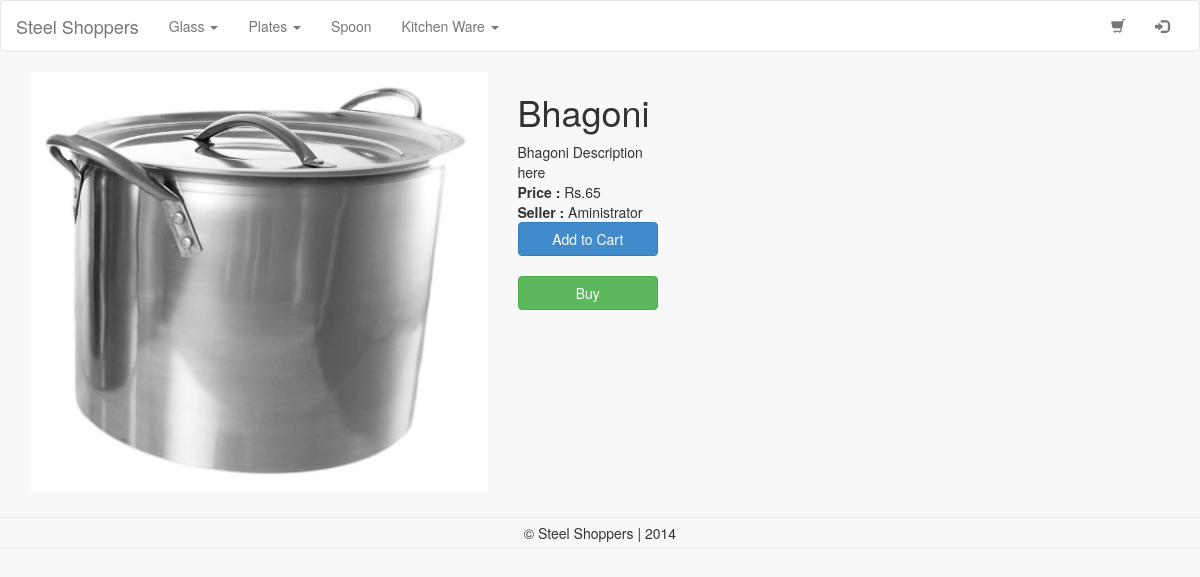
The app's page /item.php?id=29 with its own data.
### tables this page shows
CREATE TABLE IF NOT EXISTS `ss_category` (
  `id` int(10) NOT NULL AUTO_INCREMENT,
  `category` varchar(200) NOT NULL,
  `description` varchar(500) NOT NULL,
  PRIMARY KEY (`id`)
);

CREATE TABLE IF NOT EXISTS `ss_item` (
  `id` int(50) NOT NULL AUTO_INCREMENT,
  `name` varchar(500) NOT NULL,
  `price` int(10) NOT NULL,
  `description` varchar(1000) DEFAULT NULL,
  `category` varchar(200) NOT NULL,
  `sub_category` varchar(10) DEFAULT NULL,
  `seller_id` int(10) DEFAULT NULL,
  `image` varchar(250) NOT NULL,
  PRIMARY KEY (`id`)
);

CREATE TABLE IF NOT EXISTS `ss_user` (
  `id` int(11) NOT NULL AUTO_INCREMENT,
  `username` varchar(20) NOT NULL,
  `password` varchar(64) NOT NULL,
  `salt` varchar(32) NOT NULL,
  `name` varchar(50) NOT NULL,
  `joined` datetime NOT NULL,
  `group` varchar(2) NOT NULL,
  `email` varchar(100) NOT NULL,
  `mobile` varchar(15) NOT NULL,
  `address` varchar(1000) NOT NULL,
  PRIMARY KEY (`id`)
);

### classes/DB.php (called while the page is built, shortened)
<?php
class DB {
    private static $_instance = null;
    private $_pdo,
            $_query,
            $_error = false,
            $_results,
            $_count = 0;
    private function __construct() {
        try {
            $this->_pdo = new PDO('mysql:host=' . Config::get('mysql/host') . ';dbname=' . Config::get('mysql/db'), Config::get('mysql/username'), Config::get('mysql/password'));
        } catch(PDOException $e) {
            die($e->getMessage());
        }
    }
    public static function getInstance() {
        if(!isset(self::$_instance)) {
            self::$_instance = new DB();
        }
        return self::$_instance;
    }
    public function query($sql, $params = array()) {
        $this->_error = false;
        if($this->_query = $this->_pdo->prepare($sql)) {
            $x = 1;
            if(count($params)) {
                foreach($params as $param) {
                    $this->_query->bindValue($x, $param);
                    $x++;
                }
            }
            if($this->_query->execute()) {
                $this->_results = $this->_query->fetchAll(PDO::FETCH_OBJ);
                $this->_count = $this->_query->rowCount();
            } else {
                $this->_error = true;
            }
        }
        return $this;
    }
    public function action($action, $table, $where = array(), $limit = 30) {
        if(count($where) === 3) {
            $operators = array('=', '>', '<', '>=', '<=');
            $field = $where[0];
            $operator = $where[1];
            $value = $where[2];
            if(in_array($operator, $operators)) {
                $sql = "{$action} FROM {$table} WHERE {$field} {$operator} ? LIMIT {$limit}";
                if(!$this->query($sql, array($value))->error()) {
                    return $this;
                }
            }
        }
        return false;
    }
    public function get($table, $where) {
        return $this->action('SELECT *', $table, $where);
    }
    public function results() {
        return $this->_results;
    }
    public function error() {
        return $this->_error;
    }
    public function count() {
        return $this->_count;
    }
}

### classes/Category.php (called while the page is built, shortened)
<?php
class Category {
    private $_db,
            $_subCategory,
            $_category;
    public function __construct() {
        $this->_db = DB::getInstance();
        $this->_category = $this->_db->action("SELECT *", "ss_category", array('1', '=', '1'));
    }
    public function exist() {
        return (!empty($this->_category)) ? true : false;
    }
    public function get() {
        return $this->_category;
    }
    public function rows() {
        return $this->_category->count();
    }
}

### classes/Config.php (called while the page is built)
<?php
class Config {
    public static function get($path = null) {
        if($path) {
            $config = $GLOBALS['config'];
            $path = explode('/', $path);
            foreach($path as $bit) {
                if(isset($config[$bit])) {
                    $config = $config[$bit];
                }
            }
            return $config;
        }
        return false;
    }
}

### classes/User.php (called while the page is built, shortened)
<?php
class User {
    private $_db,
            $_data,
            $_sessionName,
            $_cookieName,
            $_isLoggedIn;
    public function __construct($user = null) {
        $this->_sessionName = Config::get('session/session_name');
    }
    public function isLoggedIn() {
        return $this->_isLoggedIn;
    }
}

### classes/Session.php (called while the page is built, shortened)
<?php
class Session {
    public static function exists($name) {
        return (isset($_SESSION[$name])) ? true : false ;
    }
}

### classes/Input.php (called while the page is built, shortened)
<?php
class Input {
    public static function exists($type = 'post') {
        switch($type) {
            case 'post':
                return (!empty($_POST)) ? true : false ;
                break;
            case 'get';
                return (!empty($_GET)) ? true : false ;
                break;
        }
    }
    public static function get($item) {
        if(isset($_POST[$item])) {
            return $_POST[$item];
        } elseif (isset($_GET[$item])) {
            return $_GET[$item];
        }
        return '';
    }
}

### item.php (the view, shortened to what this page needs)
<?php
require_once 'header.php';
$db = DB::getInstance();
if(Input::exists('get')) {
    $id = Input::get('id');
    $result = $db->get('ss_item', array('id', '=', $id));
    $item = $result->results();
    ?>
    <div class="container">
        <div class="row">
            <div class="col-sm-12 col-md-3 col-lg-5">
                <img src="product-images/<?=$item[0]->image ?>" width="100%">
            </div>
            <div class="col-sm-12 col-md-8 col-lg-7">
                <h1><?=$item[0]->name ?></h1>
                <div class="row">
                    <div class="col-sm-3">
                        <p><?=$item[0]->description ?></p>
                        <p><b>Price : </b>Rs.<?=$item[0]->price ?></p>
                        <?php
                        $name = $db->get('ss_user', array('id', '=', $item[0]->seller_id));
                        ?>
                        <p><b>Seller : </b><?=$name->results()[0]->name ?></p>
                        <div class="btn-buy">
                            <form action="cart.php" method="post">
                                <button type="submit" class="btn btn-primary btn-block">Add to Cart</button>
                            </form>
                            <br>
                            <form action="#" method="post">
                                <button class="btn btn-success btn-block">Buy</button>
                            </form>
                        </div>
                    </div>
                </div>
            </div>
        </div>
    </div>
<?php
}
require_once 'footer.php';

### header.php (shortened to what this page needs)
<?php
$user = new User();
?>
<!DOCTYPE html>
<html>
<head>
    <link rel="stylesheet" href="css/bootstrap.min.css">
    <link rel="stylesheet" href="css/style.css">
    <link rel="stylesheet" type="text/css" href="engine1/style.css" />
</head>
<body>
<nav class="navbar navbar-default" role="navigation">
    <div class="container-fluid">
        <div class="navbar-header">
            <a class="navbar-brand" href="index.php">Steel Shoppers</a>
        </div>
        <div class="collapse navbar-collapse" id="bs-example-navbar-collapse-1">
            <ul class="nav navbar-nav">
                <?php
                $category = new Category();
                if($category->exist()){
                    $data = $category->get()->results();
                    $count = $category->rows();
                    for($x = 0; $x<$count; $x++) {
                        $id = $data[$x]->id;
                        $subCategory = $category->subCategory($id)->results();
                        if(empty($subCategory)) {
                    ?>
                    <li>
                        <a href="category.php?category=<?php echo $data[$x]->category; ?>"><?php echo $data[$x]->category; ?></a>
                    </li>
                    <?php
                        } else {
                            ?>
                            <li class="dropdown">
                                <a href="category.php?category=<?php echo $data[$x]->category; ?>"  class="dropdown-toggle" data-toggle="dropdown"><?php echo $data[$x]->category; ?> <span class="caret"></span></a>
                            </li>
                            <?php
                        }
                    }
                }
                ?>
            </ul>
            <ul class="nav navbar-nav navbar-right">
                <li><a href="cart.php"><span class="glyphicon glyphicon-shopping-cart"><span class="badge" id="cart"></span></span></a></li>
                <li>
                    <?php
                    if($user->isLoggedIn()) {
                        echo '<a href="logout.php"><span class="glyphicon glyphicon-log-out"></span></a>';
                    } else {
                        echo '<a href="login.php"><span class="glyphicon glyphicon-log-in"></span></a>';
                    }
                    ?>
                </li>
            </ul>
        </div>
    </div>
</nav>

### css/style.css (style rules this page uses)
body { background-color: #f8f8f8; }
p { margin: 0 0; }
nav { background-color: #fff !important; }
.row { margin-bottom: 20px !important; }

### records on screen
ss_category: category "Glass"
ss_category: category "Plates"
ss_category: category "Spoon"
ss_category: category "Kitchen Ware"
ss_item: image (picture), name "Bhagoni", description "Bhagoni Description here", price "65"
ss_user: name "Aministrator"
